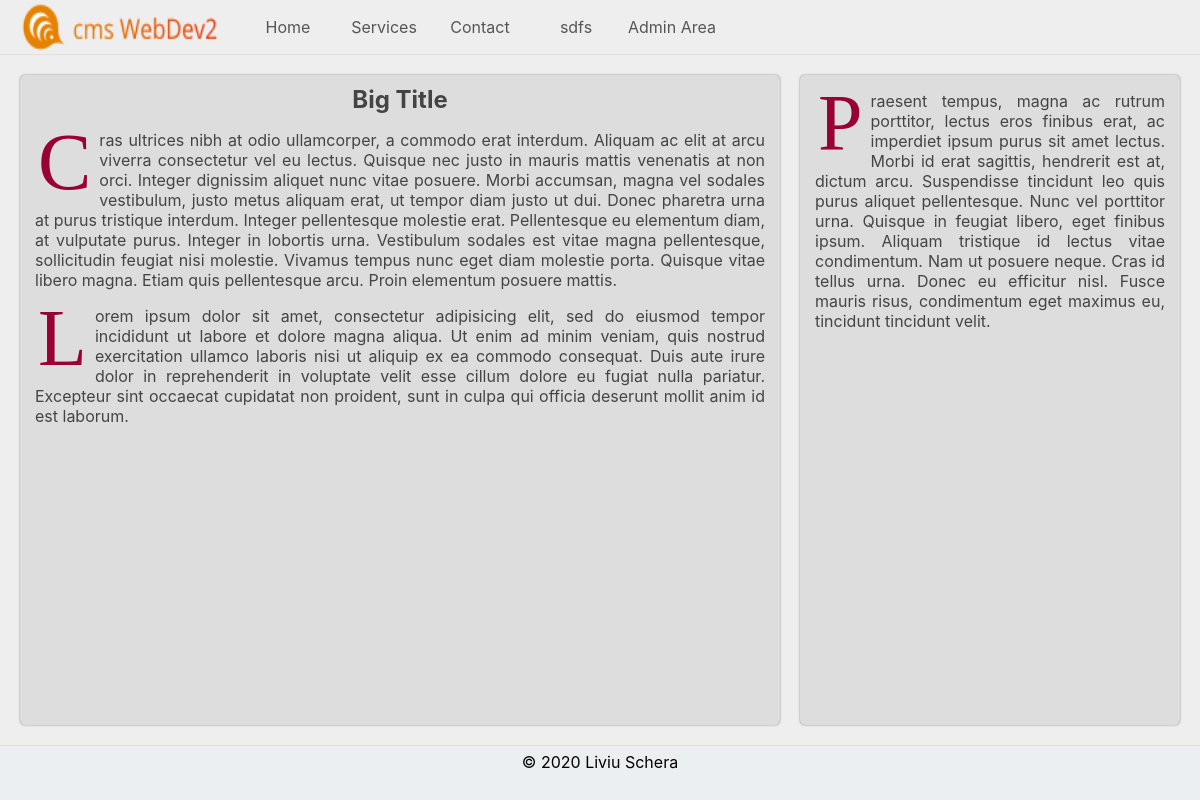
The page / on the database its author committed.
### tables this page shows
CREATE TABLE `content` (
  `id` int(10) NOT NULL,
  `title` varchar(255) NOT NULL,
  `h1` varchar(255) NOT NULL,
  `link` varchar(255) NOT NULL,
  `navBarText` varchar(100) NOT NULL,
  `navBarDisplay` varchar(1) NOT NULL DEFAULT 'n',
  `navBarOrder` int(3) NOT NULL,
  `content` text NOT NULL,
  `includes` varchar(255) NOT NULL,
  `dtg` int(16) NOT NULL,
  `priv` int(1) NOT NULL DEFAULT '0',
  `active` varchar(1) NOT NULL DEFAULT 'n'
);

### private/query_functions.php (called while the page is built, shortened)
<?php
function find_content_by_link($link)
{
    global $db;
    $query = "SELECT * FROM content WHERE link ='" . db_escape($db, $link) . "';";
    $result = mysqli_query($db, $query);
    $content = mysqli_fetch_assoc($result);
    return $content;
}
function sort_menu_items()
{
    global $db;
    $query = "SELECT * FROM content ORDER BY navBarOrder ASC";
    $result = mysqli_query($db, $query);
    return $result;
}

### private/functions.php (called while the page is built, shortened)
<?php
function url($path)
{
    if ($path[0] !== "/") {
        $path = "/" . $path;
    }
    return WWW_ROOT . $path;
}
function h($string = "")
{
    return htmlspecialchars($string);
}
        ?>

### private/database.php (called while the page is built, shortened)
<?php
function db_escape($connection, $string){
    return mysqli_real_escape_string($connection, $string);
}

### public/index.php (the view, shortened to what this page needs)
<?php include SHARED_PATH . '/main_header.php'; ?>
<?php
if (isset($_GET['link'])) {
    $link = $_GET['link'];
    $content = find_content_by_link($link);
    echo $content['content'];
} else {
    echo find_content_by_link('home')['content'];
}
    ?>
<?php include SHARED_PATH . '/main_footer.php';

### private/shared/main_navigation.php (shortened to what this page needs)
<nav class="menu">
	<?php
    $menu_items = sort_menu_items();
    ?>
    <ul>
        <?php while ($menu_item = mysqli_fetch_assoc($menu_items)) {
            ?>
            <?php if ($menu_item['navBarDisplay'] === 'y') {
                ?>
                <li>
                    <a href="<?php echo url('index.php?link='.h($menu_item['link'])); ?>" title="<?php echo $menu_item['title']; ?>">
                        <?php
                        echo h($menu_item['navBarText']);
                        ?>
                    </a>
                </li>
                <?php
} ?>
            <?php
} ?>
        <li class="">
            <?php if (isset($_SESSION['user_id'])) { ?>
                <a href="<?php echo url('admin/index.php'); ?>">Admin Area </a>
                <?php } else { ?>
                <a href="<?php echo url('login.php'); ?>">Admin Area</a>
            <?php } ?>
        </li>
    </ul>
</nav>

### public/css/master.css (style rules this page uses)
html, body, ul, li, h1 { font-family: -apple-system, BlinkMacSystemFont, "Segoe UI", Roboto, Oxygen-Sans, Ubuntu, Cantarell, "Helvetica Neue", sans-serif; margin: 0; }
body { background-color: rgb(238, 238, 238); }
section, aside { background-color: #ddd; color: #444; border-radius: 5px; box-shadow: 0 0 2px 0 rgba(0, 0, 0, 0.5); }
.spacing { text-align: center; margin: 10px; }
.sidebar { grid-area: sidebar; margin-right: 20px; }
.content { grid-area: content; margin-left: 20px; }
.menu { display: grid; }
ul { display: grid; grid-template-columns: repeat(auto-fill, minmax(90px, 1fr)); }
a { text-decoration: none; color: #555; }
li { transition: all .2s ease-in-out; height: 55px; line-height: 55px; display: grid; justify-items: center; box-sizing: border-box; }
.dropCap { padding: 0 15px; text-align: justify; }
.dropCap::first-letter { color: #903; float: left; font-family: Georgia, serif; font-size: 5rem; line-height: 4rem; padding-right: 8px; padding-left: 3px; }

### rows shown on the page
content: navBarText "Home", content "Big Title Cras ultrices nibh at odio ullamcorper, a commodo erat interdum. Aliquam ac elit at arcu viverra consectetur vel eu lectus. Quisque nec justo in mauris mattis venenatis at non orci. Integer dignissim aliquet nunc vitae posuere. Morbi accumsan, magna vel sodales vestibulum, justo metus aliquam erat, ut tempor diam justo ut dui. Donec pharetra urna at purus tristique interdum. Integer pellentesque molestie erat. Pellentesque eu elementum diam, at vulputate purus. Integer in lobortis urna. Vestibulum sodales est vitae magna pellentesque, sollicitudin feugiat nisi molestie. Vivamus tempus nunc eget diam molestie porta. Quisque vitae libero magna. Etiam quis pellentesque arcu. Proin…"
content: navBarText "Services"
content: navBarText "Contact"
content: navBarText "sdfs"
